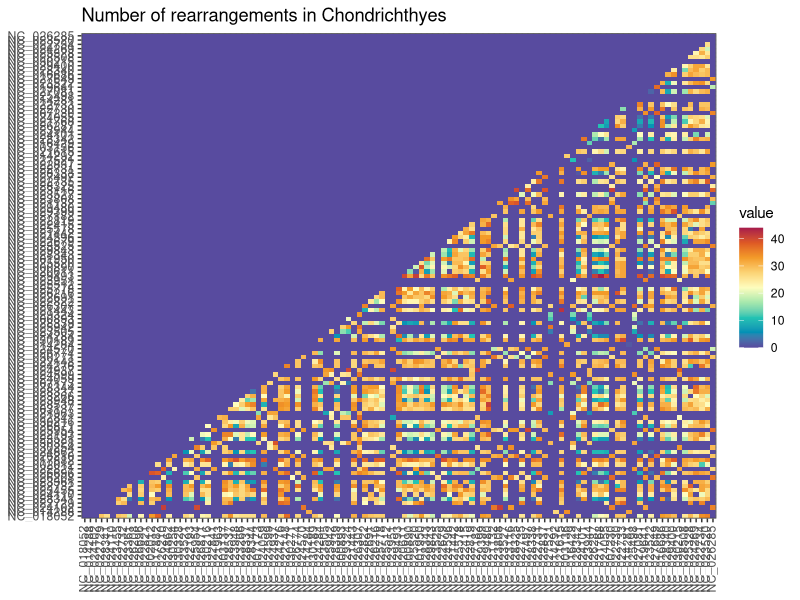

Recreate this plot in R.
library(ggplot2)
library(reshape2)
library(scales)
# library(dplyr)

rearrange <-
  read.table("rearrange_count_Chondrichthyes.tsv", header = TRUE)
rearrange_mat <- as.matrix(rearrange)
melted_rearrange_mat <- melt(rearrange_mat)


ggplot(melted_rearrange_mat, aes(x = Var2, y = Var1)) +
  geom_raster(aes(fill = value)) +
  # scale_fill_gradient2(low = "red", mid = "white",
  #                      high = "blue", midpoint = 65, space = "Lab") +
  scale_fill_gradientn(colours = hcl.colors(9, palette = "spectral", rev=TRUE)) +
  theme_bw() +
  ggtitle("Number of rearrangements in Chondrichthyes") +
  theme(
    axis.title.x = element_blank(),
    axis.title.y = element_blank(),
    axis.text.x = element_text(angle = 90, vjust = 0.3)
  )

# ggsave("rearrange_count_Chondrichthyes.pdf", scale = 3)


# n_row_col <- 113
# entropy <- scan("ent_Chondrichthyes.tsv", quiet = TRUE)
# ent_mat <- matrix(entropy,
#                   byrow = T,
#                   nrow = n_row_col,
# ncol = n_row_col)


# entropy <- read.table("ent_Chondrichthyes.tsv", header = TRUE)
# entropy_mat <- as.matrix(entropy)
# threshold <- 0.5
# # entropy_mat[entropy_mat < threshold] <- threshold
# melted_ent_mat <- melt(entropy_mat)
#
# ggplot(melted_ent_mat, aes(x = Var2, y = Var1)) +
#   geom_raster(aes(fill=value)) +
#   scale_fill_gradient(low="yellow", high="dark green") +
#   theme_bw() + theme(axis.text.x=element_text(angle=90, vjust=0.3))



# ggplot(melted_ent_mat, aes(x = value)) +
#   geom_density(fill = 'blue')


# melted_ent_mat <- melt(ent_mat) %>%
#   mutate(val_trimmed = case_when(
#     value <= threshold ~ threshold,
#     T ~ value
#   ))
#
# ggplot(melted_ent_mat, aes(x = Var1, y = Var2, fill = val_trimmed)) +
#   geom_raster() +
#   scale_fill_gradient(low="yellow", high="dark green")